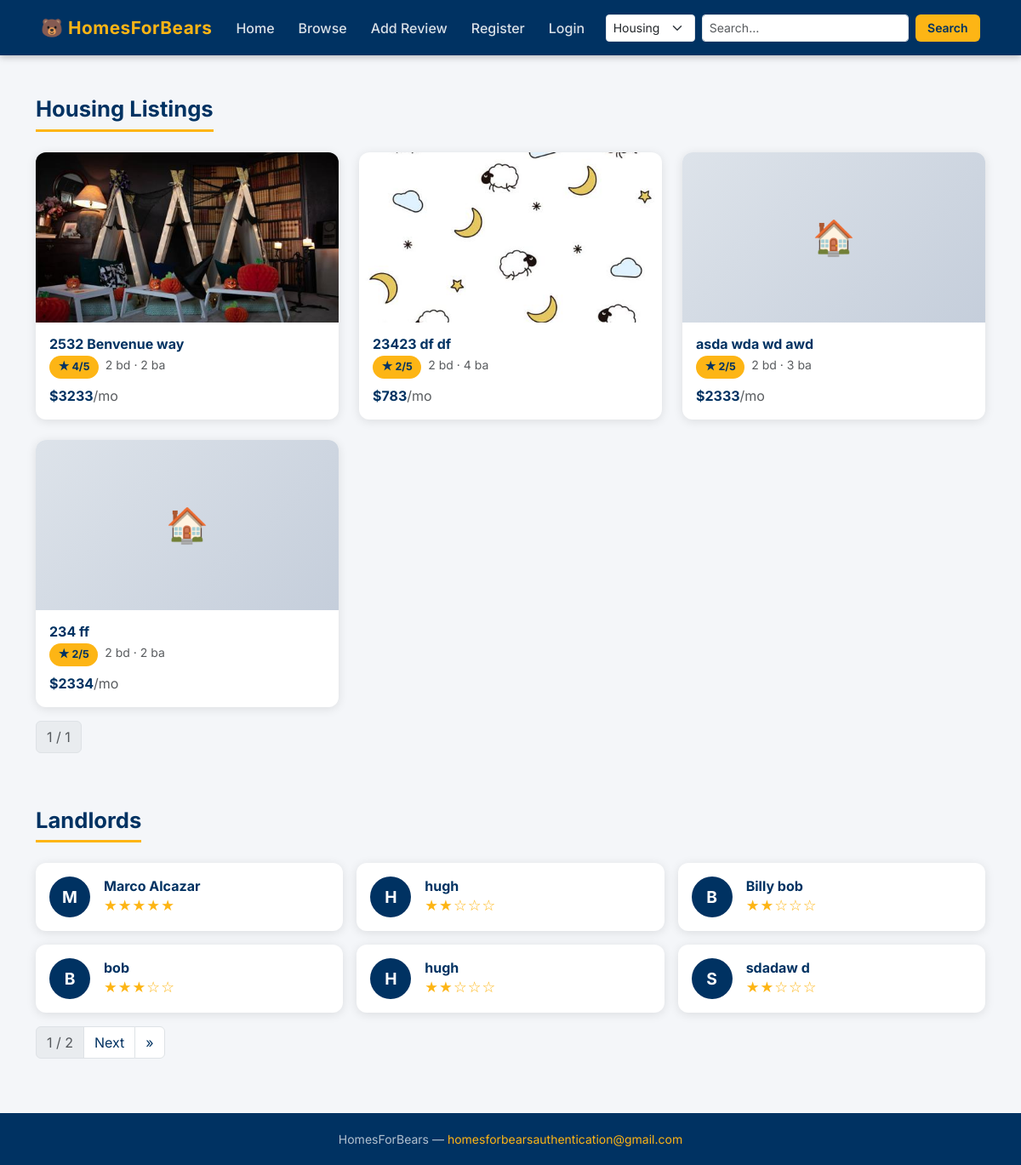
Before: /apartmentss/ with the older database file.
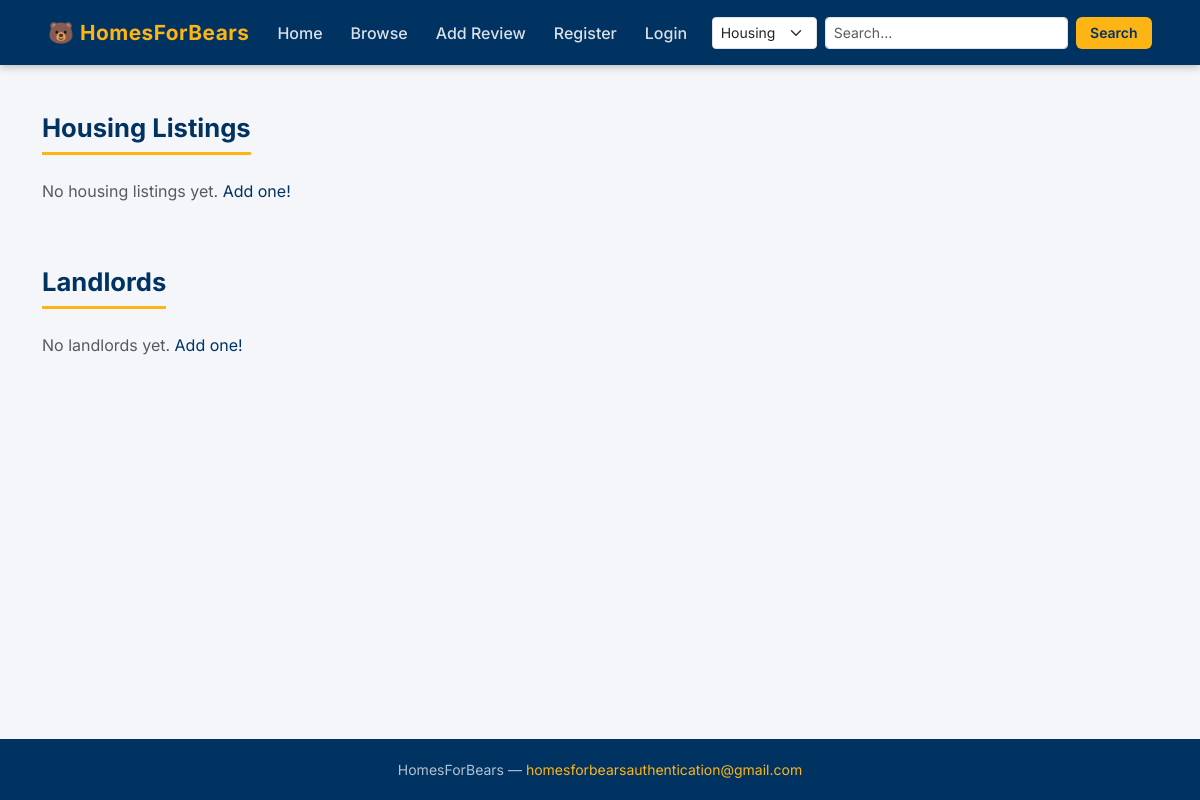
After: the same page with the newer database file.
### listings/models.py (models this page shows, shortened)
class Housing(models.Model):
    Address = models.CharField(max_length=50)
    Description = models.CharField(max_length=250, default='')
    Rating = models.IntegerField(default=0, validators=[MinValueValidator(1), MaxValueValidator(5)])
    Price = models.IntegerField(default=0)
    LandLord = models.CharField(max_length=200, default='')
    Bedrooms = models.IntegerField(default=1, validators=[MinValueValidator(1), MaxValueValidator(25)])
    Bathrooms = models.IntegerField(default=1, validators=[MinValueValidator(1), MaxValueValidator(25)])
    housing_image = models.ImageField(upload_to='images/', null=True, blank=True)
    housing_image2 = models.ImageField(upload_to='images/', null=True, blank=True)
    housing_image3 = models.ImageField(upload_to='images/', null=True, blank=True)
    housing_image4 = models.ImageField(upload_to='images/', null=True, blank=True)
    housing_image5 = models.ImageField(upload_to='images/', null=True, blank=True)
    submitted_by = models.CharField(max_length=150, blank=True, default='')

class Landlord(models.Model):
    FullName = models.CharField(max_length=60, default='')
    Rating = models.IntegerField(default=0, validators=[MinValueValidator(1), MaxValueValidator(5)])
    Description = models.CharField(max_length=250, default='')
    submitted_by = models.CharField(max_length=150, blank=True, default='')

### listings/views.py (the view)
# urls.py: path("apartmentss/", apartmentss.as_view(), name = "apartmentss"),
class apartmentss(ListView):
    template_name = 'listings/apartmentss.html'
    context_object_name = 'apartmentss'
    model = Housing
    paginate_by = 6
    def get_context_data(self, **kwargs):
        context = super().get_context_data(**kwargs)
        apartment_paginator = Paginator(Housing.objects.all(), self.paginate_by)
        apartment_page = self.request.GET.get('apartment_page')
        try:
            apartments = apartment_paginator.get_page(apartment_page)
        except PageNotAnInteger:
            apartments = apartment_paginator.get_page(1)
        except EmptyPage:
            apartments = apartment_paginator.get_page(apartment_paginator.num_pages)
        context['apartments'] = apartments
        landlord_paginator = Paginator(Landlord.objects.all(), self.paginate_by)
        landlord_page = self.request.GET.get('landlord_page')
        try:
            landlords = landlord_paginator.get_page(landlord_page)
        except PageNotAnInteger:
            landlords = landlord_paginator.get_page(1)
        except EmptyPage:
            landlords = landlord_paginator.get_page(landlord_paginator.num_pages)
        context['landlords'] = landlords
        return context

### listings/templates/listings/apartmentss.html (shortened to what this page needs)
{% extends 'base.html' %}
{% block content %}
<div class="container py-5">
  <h2 class="section-title">Housing Listings</h2>
  {% if apartments %}
  <div class="row g-4 mb-3">
    {% for house in apartments %}
    <div class="col-sm-6 col-lg-4">
      <a href="{% url 'show-house' house.id %}" class="text-decoration-none">
        <div class="card h-100">
          {% if house.housing_image %}
            <img src="{{ house.housing_image.url }}" class="card-img-top" alt="{{ house.Address }}">
          {% else %}
            <div class="card-img-placeholder">🏠</div>
          {% endif %}
          <div class="card-body">
            <h6 class="fw-bold mb-1 text-blue">{{ house.Address }}</h6>
            <div class="d-flex gap-2 flex-wrap mb-2">
              <span class="badge-gold">★ {{ house.Rating }}/5</span>
              <span class="text-muted small">{{ house.Bedrooms }} bd · {{ house.Bathrooms }} ba</span>
            </div>
            <p class="fw-bold text-blue mb-0">${{ house.Price }}<span class="text-muted fw-normal">/mo</span></p>
          </div>
        </div>
      </a>
    </div>
    {% endfor %}
  </div>
  <nav>
    <ul class="pagination">
      <li class="page-item disabled"><span class="page-link">{{ apartments.number }} / {{ apartments.paginator.num_pages }}</span></li>
    </ul>
  </nav>
  {% else %}
  <p class="text-muted">No housing listings yet. <a href="{% url 'Housing_create' %}">Add one!</a></p>
  {% endif %}
  <h2 class="section-title mt-5">Landlords</h2>
  {% if landlords %}
  <div class="row g-3 mb-3">
    {% for landlord in landlords %}
    <div class="col-sm-6 col-lg-4">
      <a href="{% url 'show-landlord' landlord.id %}" class="text-decoration-none">
        <div class="card h-100 p-3">
          <div class="d-flex align-items-center gap-3">
            <div class="rounded-circle bg-blue text-white d-flex align-items-center justify-content-center fw-bold"
                 style="width:48px;height:48px;font-size:1.2rem;flex-shrink:0;">
              {{ landlord.FullName|first|upper }}
            </div>
            <div>
              <h6 class="mb-0 fw-bold text-blue">{{ landlord.FullName }}</h6>
              <span class="stars">{% for i in "12345" %}{% if forloop.counter <= landlord.Rating %}★{% else %}☆{% endif %}{% endfor %}</span>
            </div>
          </div>
        </div>
      </a>
    </div>
    {% endfor %}
  </div>
  <nav>
    <ul class="pagination">
      <li class="page-item disabled"><span class="page-link">{{ landlords.number }} / {{ landlords.paginator.num_pages }}</span></li>
      {% if landlords.has_next %}
        <li class="page-item"><a class="page-link" href="?landlord_page={{ landlords.next_page_number }}">Next</a></li>
        <li class="page-item"><a class="page-link" href="?landlord_page={{ landlords.paginator.num_pages }}">&raquo;</a></li>
      {% endif %}
    </ul>
  </nav>
  {% else %}
  <p class="text-muted">No landlords yet. <a href="{% url 'Landlord_create' %}">Add one!</a></p>
  {% endif %}
</div>
{% endblock %}

### listings/templates/base.html (shortened to what this page needs)
{% load static %}
<!DOCTYPE html>
<html lang="en">
<head>
  <link href="https://cdn.jsdelivr.net/npm/bootstrap@5.3.2/dist/css/bootstrap.min.css" rel="stylesheet">
  <link rel="stylesheet" href="{% static 'styles.css' %}">
</head>
<body>
  {% include 'listings/nav.html' %}
  <main>
    {% block content %}{% endblock %}
  </main>
  <footer>
    <p class="mb-0">HomesForBears &mdash; <a href="mailto:homesforbearsauthentication@gmail.com">homesforbearsauthentication@gmail.com</a></p>
  </footer>
</body>
</html>

### listings/templates/listings/nav.html (shortened to what this page needs)
<nav class="navbar navbar-expand-lg">
  <div class="container-fluid px-4">
    <a class="navbar-brand" href="{% url 'index' %}">🐻 HomesForBears</a>
    <div class="collapse navbar-collapse" id="mainNav">
      <ul class="navbar-nav me-auto mb-2 mb-lg-0 gap-1">
        <li class="nav-item"><a class="nav-link" href="{% url 'index' %}">Home</a></li>
        <li class="nav-item"><a class="nav-link" href="{% url 'apartmentss' %}">Browse</a></li>
        <li class="nav-item"><a class="nav-link" href="{% url 'Landlord_create' %}">Add Review</a></li>
        {% if user.is_authenticated %}
          <li class="nav-item"><a class="nav-link" href="{% url 'edit_profile' %}">Profile</a></li>
          <li class="nav-item"><a class="nav-link" href="{% url 'logout' %}">Logout</a></li>
        {% else %}
          <li class="nav-item"><a class="nav-link" href="{% url 'register_user' %}">Register</a></li>
          <li class="nav-item"><a class="nav-link" href="{% url 'login' %}">Login</a></li>
        {% endif %}
      </ul>
      <form class="d-flex gap-2" id="searchForm" method="POST">
        <select class="form-select form-select-sm" name="search-type" id="searchType" style="width:120px;">
          <option value="apartment">Housing</option>
        </select>
        <input class="form-control form-control-sm search-input" type="search" placeholder="Search…" name="searched">
        <button class="btn btn-gold btn-sm" type="submit">Search</button>
      </form>
    </div>
  </div>
</nav>

### listings/static/styles.css (style rules this page uses)
:root { --blue: #003262; --gold: #FDB515; --gold-dark: #e0a010; --bg: #f4f6f9; --card: #ffffff; --text: #1a1a2e; --muted: #6c757d; --radius: 12px; --shadow: 0 2px 12px rgba(0,0,0,.10); }
*, *::before, *::after { box-sizing: border-box; }
body { font-family: 'Inter', sans-serif; background: var(--bg); color: var(--text); min-height: 100vh; display: flex; flex-direction: column; }
main { flex: 1; }
a { color: var(--blue); text-decoration: none; }
.navbar { background: var(--blue) !important; padding: .75rem 1.5rem; box-shadow: 0 2px 8px rgba(0,0,0,.25); }
.navbar-brand { font-weight: 700; font-size: 1.3rem; color: var(--gold) !important; letter-spacing: .5px; }
.navbar .nav-link { color: rgba(255,255,255,.85) !important; font-weight: 500; padding: .4rem .75rem !important; border-radius: 6px; transition: background .2s, color .2s; }
.navbar .btn-gold { background: var(--gold); color: var(--blue); font-weight: 600; border: none; border-radius: 6px; padding: .35rem .9rem; transition: background .2s; }
.search-input { min-width: 180px; }
.section-title { font-size: 1.6rem; font-weight: 700; color: var(--blue); margin-bottom: 1.5rem; padding-bottom: .5rem; border-bottom: 3px solid var(--gold); display: inline-block; }
footer { background: var(--blue); color: rgba(255,255,255,.7); padding: 1.25rem; text-align: center; font-size: .875rem; margin-top: auto; }
footer a { color: var(--gold); }

Changed rows visible on the page:
removed Housing: housing_image (picture), Address "2532 Benvenue way", Rating "4", Bedrooms "2", Bathrooms "2", Price "3233"
removed Housing: housing_image (picture), Address "23423 df df", Rating "2", Bedrooms "2", Bathrooms "4", Price "783"
removed Housing: Address "asda wda wd awd", Rating "2", Bedrooms "2", Bathrooms "3", Price "2333"
removed Housing: Address "234 ff", Rating "2", Bedrooms "2", Bathrooms "2", Price "2334"
removed Landlord: FullName|first "M", FullName "Marco Alcazar", Rating 5 (drawn)
removed Landlord: FullName|first "H", FullName "hugh", Rating 2 (drawn)
removed Landlord: FullName|first "B", FullName "Billy bob", Rating 2 (drawn)
removed Landlord: FullName|first "B", FullName "bob", Rating 3 (drawn)
removed Landlord: FullName|first "H", FullName "hugh", Rating 2 (drawn)
removed Landlord: FullName|first "S", FullName "sdadaw d", Rating 2 (drawn)
Other visible differences:
{{ apartments.number }}: "1" → (not shown)
{{ apartments.paginator.num_pages }}: "1" → (not shown)
{{ landlords.number }}: "1" → (not shown)
{{ landlords.paginator.num_pages }}: "2" → (not shown)
text no longer shown: "/ / Next »"
text now shown: "No housing listings yet. Add one! No landlords yet. Add one!"
